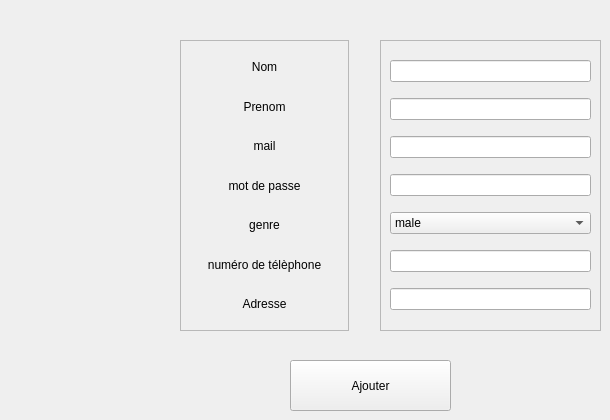
        <widget class="QWidget" name="pageajouteremploye_2">
         <widget class="QPushButton" name="bouttonajouter_2">
          <property name="geometry">
           <rect>
            <x>290</x>
            <y>360</y>
            <width>161</width>
            <height>51</height>
           </rect>
          </property>
          <property name="text">
           <string>Ajouter</string>
          </property>
         </widget>
         <widget class="QFrame" name="frame_10">
          <property name="geometry">
           <rect>
            <x>180</x>
            <y>40</y>
            <width>169</width>
            <height>291</height>
           </rect>
          </property>
          <property name="frameShape">
           <enum>QFrame::Shape::StyledPanel</enum>
          </property>
          <property name="frameShadow">
           <enum>QFrame::Shadow::Raised</enum>
          </property>
          <layout class="QVBoxLayout" name="verticalLayout_9">
           <item>
            <widget class="QLabel" name="label_10">
             <property name="text">
              <string>Nom</string>
             </property>
             <property name="alignment">
              <set>Qt::AlignmentFlag::AlignCenter</set>
             </property>
            </widget>
           </item>
           <item>
            <widget class="QLabel" name="label_12">
             <property name="text">
              <string>Prenom</string>
             </property>
             <property name="alignment">
              <set>Qt::AlignmentFlag::AlignCenter</set>
             </property>
            </widget>
           </item>
           <item>
            <widget class="QLabel" name="label_13">
             <property name="text">
              <string>mail</string>
             </property>
             <property name="alignment">
              <set>Qt::AlignmentFlag::AlignCenter</set>
             </property>
            </widget>
           </item>
           <item>
            <widget class="QLabel" name="label_24">
             <property name="text">
              <string>mot de passe</string>
             </property>
             <property name="alignment">
              <set>Qt::AlignmentFlag::AlignCenter</set>
             </property>
            </widget>
           </item>
           <item>
            <widget class="QLabel" name="label_25">
             <property name="text">
              <string>genre</string>
             </property>
             <property name="alignment">
              <set>Qt::AlignmentFlag::AlignCenter</set>
             </property>
            </widget>
           </item>
           <item>
            <widget class="QLabel" name="label_26">
             <property name="text">
              <string>numéro de télèphone</string>
             </property>
             <property name="alignment">
              <set>Qt::AlignmentFlag::AlignCenter</set>
             </property>
            </widget>
           </item>
           <item>
            <widget class="QLabel" name="label_27">
             <property name="text">
              <string>Adresse</string>
             </property>
             <property name="alignment">
              <set>Qt::AlignmentFlag::AlignCenter</set>
             </property>
            </widget>
           </item>
          </layout>
         </widget>
         <widget class="QFrame" name="frame_11">
          <property name="geometry">
           <rect>
            <x>380</x>
            <y>40</y>
            <width>221</width>
            <height>291</height>
           </rect>
          </property>
          <property name="frameShape">
           <enum>QFrame::Shape::StyledPanel</enum>
          </property>
          <property name="frameShadow">
           <enum>QFrame::Shadow::Raised</enum>
          </property>
          <layout class="QVBoxLayout" name="verticalLayout_10">
           <item>
            <widget class="QLineEdit" name="ajouternom_2"/>
           </item>
           <item>
            <widget class="QLineEdit" name="ajouterprenom_2"/>
           </item>
           <item>
            <widget class="QLineEdit" name="ajoutermail_2"/>
           </item>
           <item>
            <widget class="QLineEdit" name="ajoutermotdepasse_2"/>
           </item>
           <item>
            <widget class="QComboBox" name="combogenre_3">
             <item>
              <property name="text">
               <string>male</string>
              </property>
             </item>
             <item>
              <property name="text">
               <string>female</string>
              </property>
             </item>
            </widget>
           </item>
           <item>
            <widget class="QLineEdit" name="ajouternumtel_2"/>
           </item>
           <item>
            <widget class="QLineEdit" name="ajouteradresse_2"/>
           </item>
          </layout>
         </widget>
        </widget>
